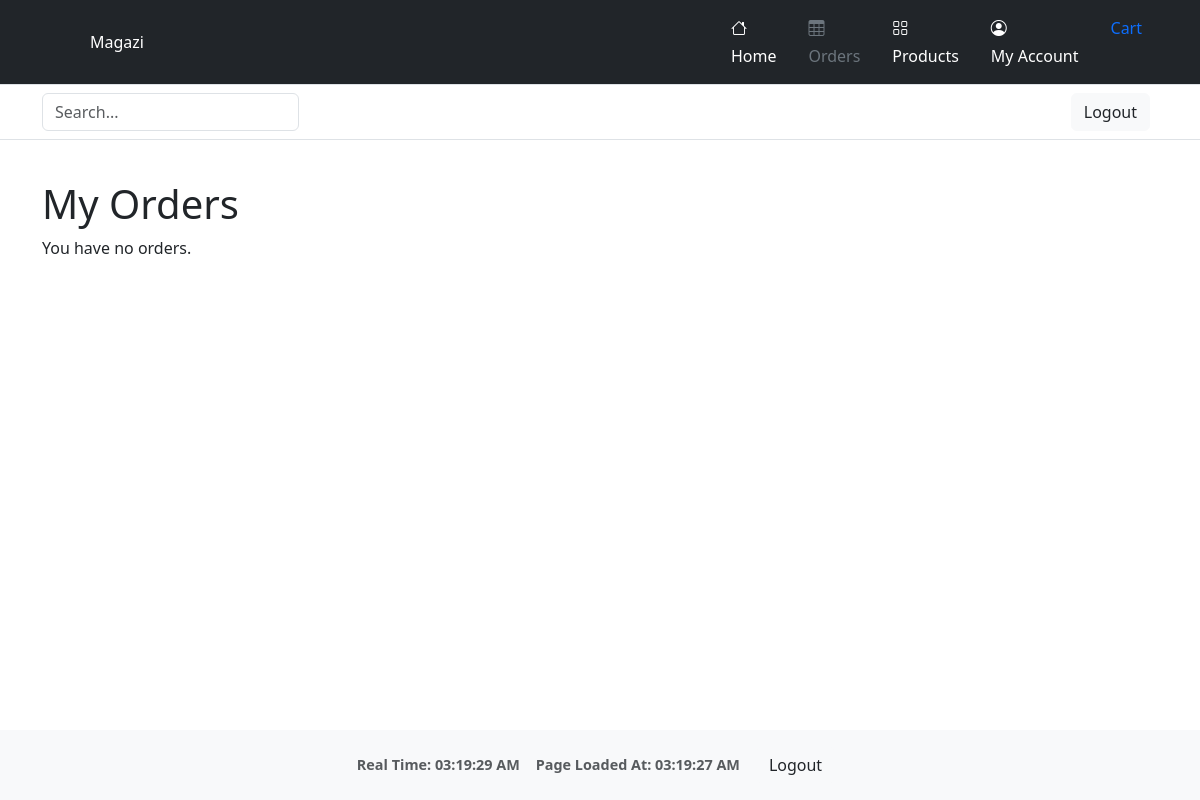
Page /orders/my-orders/ (signed in) on the earlier database version.
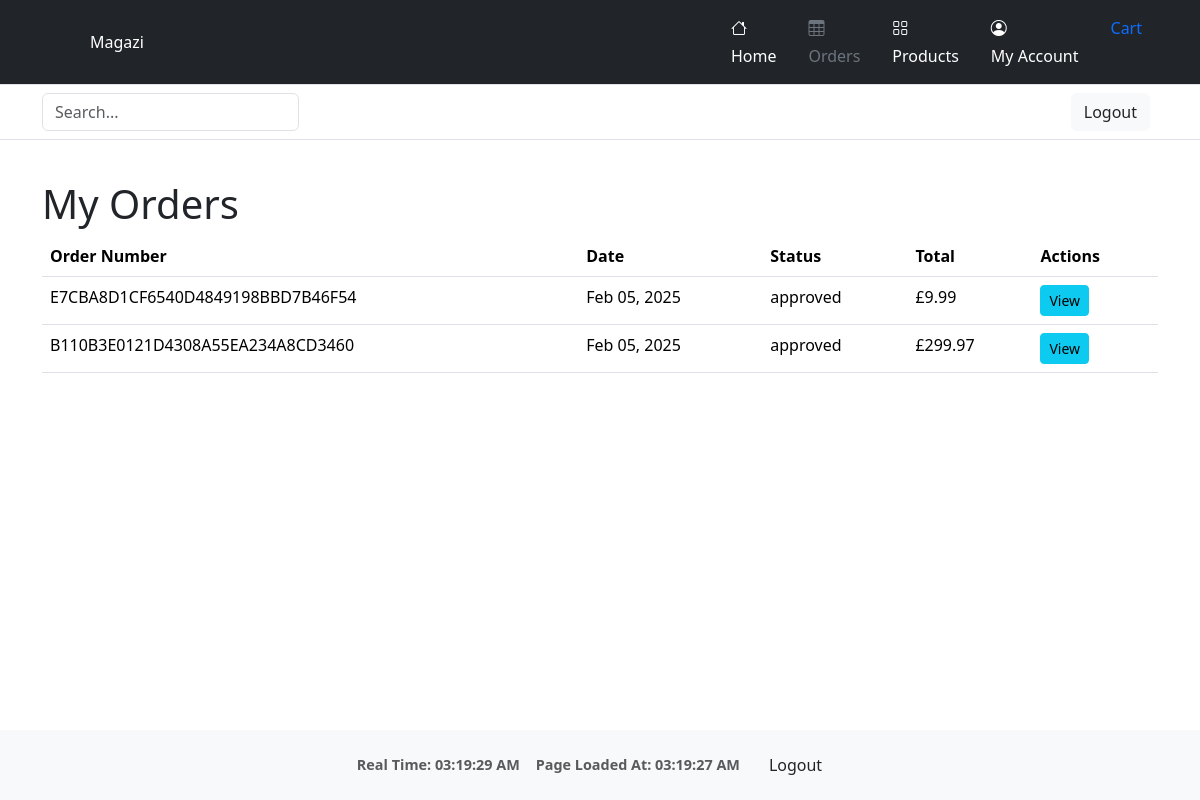
Same page on the later database version.
### orders/models.py (models this page shows, shortened)
class Order(models.Model):
    order_number = models.CharField(max_length=32, null=False, editable=False)
    user = models.ForeignKey(settings.AUTH_USER_MODEL, on_delete=models.SET_NULL, null=True, blank=True)
    full_name = models.CharField(max_length=50, null=False, blank=False)
    email = models.EmailField(max_length=254, null=False, blank=False)
    phone_number = models.CharField(max_length=20, null=False, blank=False)
    country = CountryField(blank_label='Country *', null=False, blank=False)
    postcode = models.CharField(max_length=20, null=True, blank=True)
    town_or_city = models.CharField(max_length=40, null=False, blank=False)
    street_address1 = models.CharField(max_length=80, null=False, blank=False)
    street_address2 = models.CharField(max_length=80, null=True, blank=True)
    county = models.CharField(max_length=80, null=True, blank=True)
    date = models.DateTimeField(auto_now_add=True)
    delivery_cost = models.DecimalField(max_digits=6, decimal_places=2, null=False, default=0)
    order_total = models.DecimalField(max_digits=10, decimal_places=2, null=False, default=0)
    grand_total = models.DecimalField(max_digits=10, decimal_places=2, null=False, default=0)
    stripe_pid = models.CharField(max_length=254, null=False, blank=False, default='')
    status = models.CharField(max_length=20, default='pending')  # e.g. pending, delivered, canceled
    comments = models.TextField(blank=True)

### orders/views.py (the view)
# urls.py: path('my-orders/', views.my_orders, name='my_orders'),
@login_required
def my_orders(request):
    orders = Order.objects.filter(user=request.user).order_by('-date')
    return render(request, 'orders/my_orders.html', {'orders': orders})

### cart/context.py (called while the page is built, shortened)
def cart_summary(request):
    cart = request.session.get('cart', {})
    cart_items = []
    total = 0
    return {'cart_total': total, 'cart_items': cart_items}

### orders/templatetags/group_filters.py (called while the page is built)
@register.filter(name='in_group')
def in_group(user, group_name):
    return user.groups.filter(name=group_name).exists()

### orders/templates/orders/my_orders.html (shortened to what this page needs)
{% extends "base.html" %}
{% block content %}
<div class="container my-4">
    <h1>My Orders</h1>
    {% if orders %}
    <table class="table">
        <thead>
            <tr>
                <th>Order Number</th>
                <th>Date</th>
                <th>Status</th>
                <th>Total</th>
                <th>Actions</th>
            </tr>
        </thead>
        <tbody>
            {% for order in orders %}
            <tr>
                <td>{{ order.order_number }}</td>
                <td>{{ order.date|date:"M d, Y" }}</td>
                <td>{{ order.status }}</td>
                <td>£{{ order.grand_total }}</td>
                <td>
                    <a href="{% url 'orders:order_detail' order.order_number %}" class="btn btn-sm btn-info">View</a>
                </td>
            </tr>
            {% endfor %}
        </tbody>
    </table>
    {% else %}
    <p>You have no orders.</p>
    {% endif %}
</div>
{% endblock %}

Differences in the rows shown:
added Order: order_number "E7CBA8D1CF6540D4849198BBD7B46F54", date "Feb 05, 2025", status "approved", grand_total "9.99"
added Order: order_number "B110B3E0121D4308A55EA234A8CD3460", date "Feb 05, 2025", status "approved", grand_total "299.97"
Other differences:
text no longer shown: "You have no orders."
text now shown: "Order Number Date Status Total Actions"
